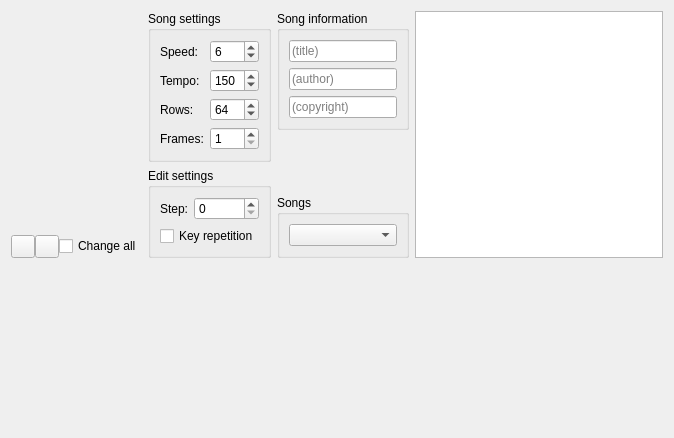
<?xml version="1.0" encoding="UTF-8"?>
<ui version="4.0">
 <class>CMainFrame</class>
 <widget class="QWidget" name="CMainFrame">
  <property name="geometry">
   <rect>
    <x>0</x>
    <y>0</y>
    <width>674</width>
    <height>438</height>
   </rect>
  </property>
  <property name="windowTitle">
   <string>Form</string>
  </property>
  <layout class="QGridLayout" name="gridLayout">
   <item row="0" column="0">
    <layout class="QGridLayout" name="songFramesPanel">
     <property name="topMargin">
      <number>0</number>
     </property>
     <property name="spacing">
      <number>0</number>
     </property>
     <item row="1" column="0">
      <layout class="QHBoxLayout" name="horizontalLayout">
       <item>
        <widget class="QToolButton" name="frameInc">
         <property name="text">
          <string/>
         </property>
         <property name="icon">
          <iconset resource="../../../../../common/resource.qrc">
           <normaloff>:/resources/22_item_add.png</normaloff>:/resources/22_item_add.png</iconset>
         </property>
         <property name="autoRepeat">
          <bool>true</bool>
         </property>
         <property name="autoRaise">
          <bool>false</bool>
         </property>
        </widget>
       </item>
       <item>
        <widget class="QToolButton" name="frameDec">
         <property name="text">
          <string/>
         </property>
         <property name="icon">
          <iconset resource="../../../../../common/resource.qrc">
           <normaloff>:/resources/22_item_remove.png</normaloff>:/resources/22_item_remove.png</iconset>
         </property>
         <property name="autoRepeat">
          <bool>true</bool>
         </property>
        </widget>
       </item>
       <item>
        <widget class="QCheckBox" name="frameChangeAll">
         <property name="sizePolicy">
          <sizepolicy hsizetype="Minimum" vsizetype="Fixed">
           <horstretch>0</horstretch>
           <verstretch>0</verstretch>
          </sizepolicy>
         </property>
         <property name="text">
          <string>Change all</string>
         </property>
        </widget>
       </item>
      </layout>
     </item>
     <item row="0" column="0">
      <widget class="CFrameEditor" name="songFrames" native="true"/>
     </item>
    </layout>
   </item>
   <item row="0" column="1">
    <layout class="QVBoxLayout" name="songSettingsPanel">
     <property name="rightMargin">
      <number>0</number>
     </property>
     <item>
      <widget class="QGroupBox" name="groupBox">
       <property name="sizePolicy">
        <sizepolicy hsizetype="Preferred" vsizetype="Fixed">
         <horstretch>0</horstretch>
         <verstretch>0</verstretch>
        </sizepolicy>
       </property>
       <property name="title">
        <string>Song settings</string>
       </property>
       <layout class="QFormLayout" name="formLayout">
        <item row="0" column="0">
         <widget class="QLabel" name="label">
          <property name="text">
           <string>Speed:</string>
          </property>
         </widget>
        </item>
        <item row="1" column="0">
         <widget class="QLabel" name="label_2">
          <property name="text">
           <string>Tempo:</string>
          </property>
         </widget>
        </item>
        <item row="2" column="0">
         <widget class="QLabel" name="label_3">
          <property name="text">
           <string>Rows:</string>
          </property>
         </widget>
        </item>
        <item row="3" column="0">
         <widget class="QLabel" name="label_4">
          <property name="text">
           <string>Frames:</string>
          </property>
         </widget>
        </item>
        <item row="1" column="1">
         <widget class="QSpinBox" name="tempo">
          <property name="accelerated">
           <bool>true</bool>
          </property>
          <property name="minimum">
           <number>32</number>
          </property>
          <property name="maximum">
           <number>255</number>
          </property>
          <property name="value">
           <number>150</number>
          </property>
         </widget>
        </item>
        <item row="2" column="1">
         <widget class="QSpinBox" name="numRows">
          <property name="accelerated">
           <bool>true</bool>
          </property>
          <property name="minimum">
           <number>1</number>
          </property>
          <property name="maximum">
           <number>256</number>
          </property>
          <property name="value">
           <number>64</number>
          </property>
         </widget>
        </item>
        <item row="3" column="1">
         <widget class="QSpinBox" name="numFrames">
          <property name="accelerated">
           <bool>true</bool>
          </property>
          <property name="minimum">
           <number>1</number>
          </property>
          <property name="maximum">
           <number>128</number>
          </property>
         </widget>
        </item>
        <item row="0" column="1">
         <widget class="QSpinBox" name="speed">
          <property name="buttonSymbols">
           <enum>QAbstractSpinBox::UpDownArrows</enum>
          </property>
          <property name="accelerated">
           <bool>true</bool>
          </property>
          <property name="minimum">
           <number>1</number>
          </property>
          <property name="maximum">
           <number>31</number>
          </property>
          <property name="value">
           <number>6</number>
          </property>
         </widget>
        </item>
       </layout>
      </widget>
     </item>
     <item>
      <widget class="QGroupBox" name="groupBox_3">
       <property name="sizePolicy">
        <sizepolicy hsizetype="Preferred" vsizetype="Fixed">
         <horstretch>0</horstretch>
         <verstretch>0</verstretch>
        </sizepolicy>
       </property>
       <property name="title">
        <string>Edit settings</string>
       </property>
       <layout class="QFormLayout" name="formLayout_3">
        <item row="0" column="0">
         <widget class="QLabel" name="label_5">
          <property name="text">
           <string>Step:</string>
          </property>
         </widget>
        </item>
        <item row="0" column="1">
         <widget class="QSpinBox" name="editStep">
          <property name="accelerated">
           <bool>true</bool>
          </property>
         </widget>
        </item>
        <item row="1" column="0" colspan="2">
         <widget class="QCheckBox" name="checkBox">
          <property name="text">
           <string>Key repetition</string>
          </property>
         </widget>
        </item>
       </layout>
      </widget>
     </item>
    </layout>
   </item>
   <item row="0" column="2">
    <layout class="QVBoxLayout" name="songInformationPanel">
     <item>
      <widget class="QGroupBox" name="groupBox_2">
       <property name="sizePolicy">
        <sizepolicy hsizetype="Minimum" vsizetype="Fixed">
         <horstretch>0</horstretch>
         <verstretch>0</verstretch>
        </sizepolicy>
       </property>
       <property name="title">
        <string>Song information</string>
       </property>
       <layout class="QFormLayout" name="formLayout_2">
        <item row="0" column="0">
         <widget class="QLineEdit" name="title">
          <property name="sizePolicy">
           <sizepolicy hsizetype="Minimum" vsizetype="Fixed">
            <horstretch>0</horstretch>
            <verstretch>0</verstretch>
           </sizepolicy>
          </property>
          <property name="placeholderText">
           <string>(title)</string>
          </property>
         </widget>
        </item>
        <item row="1" column="0">
         <widget class="QLineEdit" name="author">
          <property name="sizePolicy">
           <sizepolicy hsizetype="Minimum" vsizetype="Fixed">
            <horstretch>0</horstretch>
            <verstretch>0</verstretch>
           </sizepolicy>
          </property>
          <property name="placeholderText">
           <string>(author)</string>
          </property>
         </widget>
        </item>
        <item row="2" column="0">
         <widget class="QLineEdit" name="copyright">
          <property name="sizePolicy">
           <sizepolicy hsizetype="Minimum" vsizetype="Fixed">
            <horstretch>0</horstretch>
            <verstretch>0</verstretch>
           </sizepolicy>
          </property>
          <property name="placeholderText">
           <string>(copyright)</string>
          </property>
         </widget>
        </item>
       </layout>
      </widget>
     </item>
     <item>
      <widget class="QLabel" name="fft">
       <property name="sizePolicy">
        <sizepolicy hsizetype="Minimum" vsizetype="Preferred">
         <horstretch>0</horstretch>
         <verstretch>0</verstretch>
        </sizepolicy>
       </property>
       <property name="text">
        <string/>
       </property>
       <property name="pixmap">
        <pixmap resource="../../../../../common/resource.qrc">:/resources/SampleBg.bmp</pixmap>
       </property>
       <property name="scaledContents">
        <bool>true</bool>
       </property>
      </widget>
     </item>
     <item>
      <widget class="QGroupBox" name="groupBox_4">
       <property name="sizePolicy">
        <sizepolicy hsizetype="Minimum" vsizetype="Fixed">
         <horstretch>0</horstretch>
         <verstretch>0</verstretch>
        </sizepolicy>
       </property>
       <property name="title">
        <string>Songs</string>
       </property>
       <layout class="QGridLayout" name="gridLayout_6">
        <item row="0" column="0">
         <widget class="QComboBox" name="songs">
          <property name="sizePolicy">
           <sizepolicy hsizetype="Minimum" vsizetype="Fixed">
            <horstretch>0</horstretch>
            <verstretch>0</verstretch>
           </sizepolicy>
          </property>
         </widget>
        </item>
       </layout>
      </widget>
     </item>
    </layout>
   </item>
   <item row="0" column="3">
    <widget class="QListView" name="songInstruments">
     <property name="sizePolicy">
      <sizepolicy hsizetype="Expanding" vsizetype="Minimum">
       <horstretch>0</horstretch>
       <verstretch>0</verstretch>
      </sizepolicy>
     </property>
     <property name="iconSize">
      <size>
       <width>16</width>
       <height>16</height>
      </size>
     </property>
     <property name="textElideMode">
      <enum>Qt::ElideNone</enum>
     </property>
     <property name="movement">
      <enum>QListView::Static</enum>
     </property>
     <property name="flow">
      <enum>QListView::TopToBottom</enum>
     </property>
     <property name="isWrapping" stdset="0">
      <bool>true</bool>
     </property>
     <property name="viewMode">
      <enum>QListView::ListMode</enum>
     </property>
     <property name="uniformItemSizes">
      <bool>false</bool>
     </property>
     <property name="selectionRectVisible">
      <bool>true</bool>
     </property>
    </widget>
   </item>
   <item row="1" column="0" colspan="4">
    <widget class="CPatternEditor" name="songPatterns" native="true"/>
   </item>
  </layout>
 </widget>
 <customwidgets>
  <customwidget>
   <class>CFrameEditor</class>
   <extends>QWidget</extends>
   <header location="global">famitracker/FrameEditor.h</header>
   <container>1</container>
  </customwidget>
  <customwidget>
   <class>CPatternEditor</class>
   <extends>QWidget</extends>
   <header location="global">famitracker/PatternEditor.h</header>
   <container>1</container>
  </customwidget>
 </customwidgets>
 <resources>
  <include location="../../../../../common/resource.qrc"/>
 </resources>
 <connections/>
</ui>
